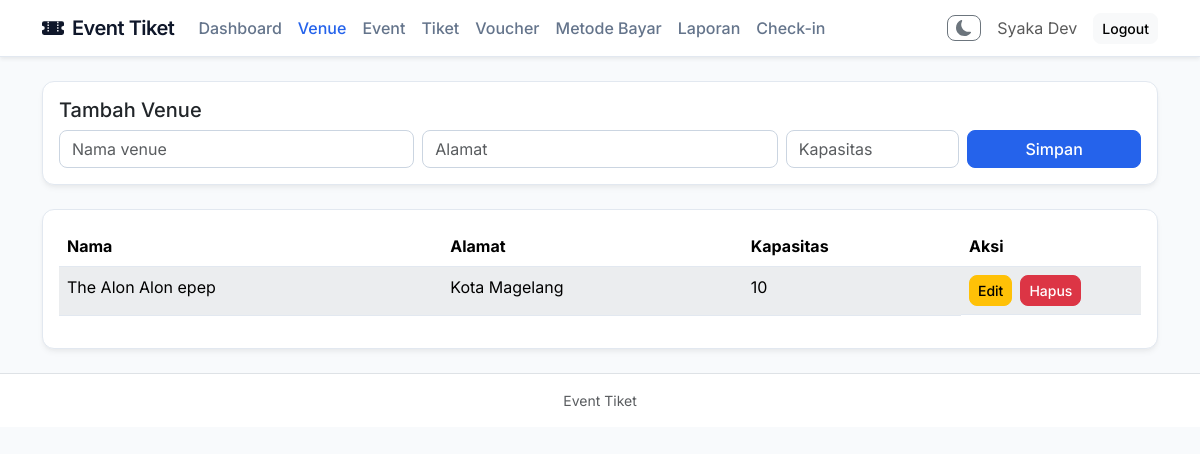
Page /index.php?page=venue (signed in) on the earlier database version.
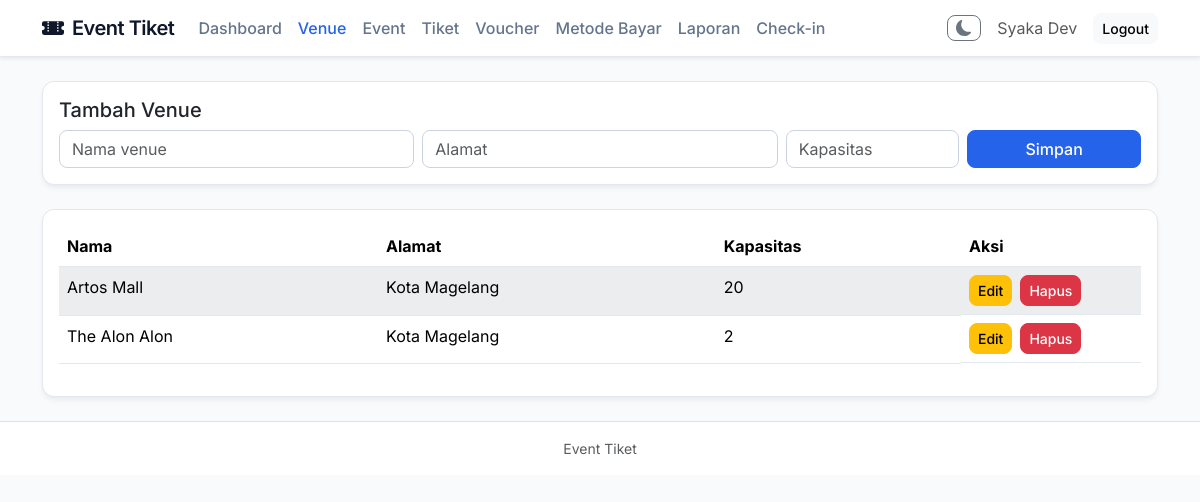
Same page on the later database version.
### tables this page shows
CREATE TABLE `venue` (
  `id_venue` int NOT NULL,
  `nama_venue` varchar(100) NOT NULL,
  `alamat` text NOT NULL,
  `kapasitas` int NOT NULL
);

### proses/bootstrap.php (called while the page is built, shortened)
<?php
function e(string $value): string
{
    return htmlspecialchars($value, ENT_QUOTES, 'UTF-8');
}

### views/admin/venue.php (the view, shortened to what this page needs)
<?php
$edit = null;
$rows = $pdo->query('SELECT * FROM venue ORDER BY id_venue DESC')->fetchAll();
?>
<div class="card card-modern mb-4">
    <div class="card-body">
        <h5><?= $edit ? 'Edit Venue' : 'Tambah Venue' ?></h5>
        <form method="post" action="index.php?action=save_venue&page=venue" class="row g-2">
            <div class="col-md-4"><input class="form-control" name="nama_venue" placeholder="Nama venue" required value="<?= e($edit['nama_venue'] ?? '') ?>"></div>
            <div class="col-md-4"><input class="form-control" name="alamat" placeholder="Alamat" value="<?= e($edit['alamat'] ?? '') ?>"></div>
            <div class="col-md-2"><input class="form-control" type="number" min="0" name="kapasitas" placeholder="Kapasitas" value="<?= e((string)($edit['kapasitas'] ?? '')) ?>"></div>
            <div class="col-md-2"><button class="btn btn-primary w-100">Simpan</button></div>
        </form>
    </div>
</div>
<div class="card card-modern">
    <div class="card-body">
        <div class="table-responsive"><table id="table-venue" class="table table-striped">
            <thead><tr><th>Nama</th><th>Alamat</th><th>Kapasitas</th><th width="180">Aksi</th></tr></thead>
            <tbody>
            <?php foreach ($rows as $r): ?>
                <tr>
                    <td><?= e($r['nama_venue']) ?></td><td><?= e($r['alamat'] ?? '-') ?></td><td><?= e((string)$r['kapasitas']) ?></td>
                    <td class="d-flex gap-2">
                        <a class="btn btn-sm btn-warning" href="index.php?page=venue&edit=<?= (int)$r['id_venue'] ?>">Edit</a>
                        <form method="post"
                              action="index.php?action=delete_venue&page=venue"
                              data-confirm-title="Hapus Venue"
                              data-confirm-message="Yakin ingin menghapus venue ini?"
                              data-confirm-ok-text="Ya, Hapus"
                              data-confirm-ok-class="btn btn-danger">
                                <button class="btn btn-sm btn-danger">Hapus</button>
                        </form>
                    </td>
                </tr>
            <?php endforeach; ?>
            </tbody>
        </table></div>
    </div>
</div>
<link rel="stylesheet" href="https://cdn.datatables.net/2.0.5/css/dataTables.bootstrap5.css">

Differences in the rows shown:
added venue: nama_venue "Artos Mall", alamat "Kota Magelang", kapasitas "20"
changed venue: nama_venue "The Alon Alon epep" → "The Alon Alon"; kapasitas "10" → "2"
